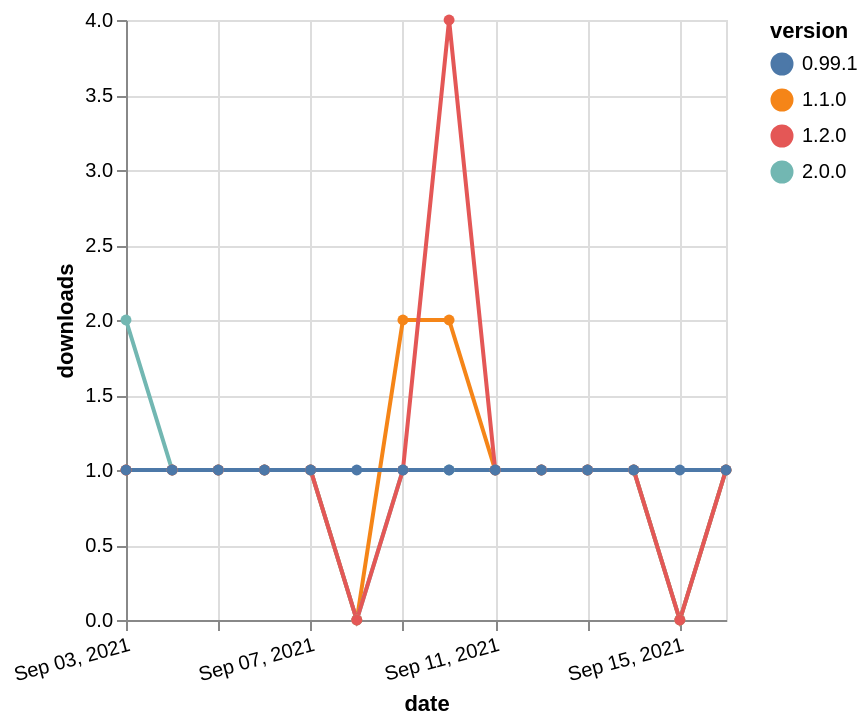

The Vega-Lite source for this figure:
### Vega-Lite specification from a JSON file in a GitHub repository (floating-point values rounded to 4 significant figures)
{"$schema": "https://vega.github.io/schema/vega-lite/v5.json", "description": "A simple bar chart with embedded data.", "data": {"values": [{"date": "2021-09-03", "total": 174, "delta": 1, "version": "1.1.0"}, {"date": "2021-09-04", "total": 175, "delta": 1, "version": "1.1.0"}, {"date": "2021-09-05", "total": 176, "delta": 1, "version": "1.1.0"}, {"date": "2021-09-06", "total": 177, "delta": 1, "version": "1.1.0"}, {"date": "2021-09-07", "total": 178, "delta": 1, "version": "1.1.0"}, {"date": "2021-09-08", "total": 178, "delta": 0, "version": "1.1.0"}, {"date": "2021-09-09", "total": 180, "delta": 2, "version": "1.1.0"}, {"date": "2021-09-10", "total": 182, "delta": 2, "version": "1.1.0"}, {"date": "2021-09-11", "total": 183, "delta": 1, "version": "1.1.0"}, {"date": "2021-09-12", "total": 184, "delta": 1, "version": "1.1.0"}, {"date": "2021-09-13", "total": 185, "delta": 1, "version": "1.1.0"}, {"date": "2021-09-14", "total": 186, "delta": 1, "version": "1.1.0"}, {"date": "2021-09-15", "total": 186, "delta": 0, "version": "1.1.0"}, {"date": "2021-09-16", "total": 187, "delta": 1, "version": "1.1.0"}, {"date": "2021-09-03", "total": 115, "delta": 2, "version": "2.0.0"}, {"date": "2021-09-04", "total": 116, "delta": 1, "version": "2.0.0"}, {"date": "2021-09-05", "total": 117, "delta": 1, "version": "2.0.0"}, {"date": "2021-09-06", "total": 118, "delta": 1, "version": "2.0.0"}, {"date": "2021-09-07", "total": 119, "delta": 1, "version": "2.0.0"}, {"date": "2021-09-08", "total": 119, "delta": 0, "version": "2.0.0"}, {"date": "2021-09-09", "total": 120, "delta": 1, "version": "2.0.0"}, {"date": "2021-09-10", "total": 121, "delta": 1, "version": "2.0.0"}, {"date": "2021-09-11", "total": 122, "delta": 1, "version": "2.0.0"}, {"date": "2021-09-12", "total": 123, "delta": 1, "version": "2.0.0"}, {"date": "2021-09-13", "total": 124, "delta": 1, "version": "2.0.0"}, {"date": "2021-09-14", "total": 125, "delta": 1, "version": "2.0.0"}, {"date": "2021-09-15", "total": 125, "delta": 0, "version": "2.0.0"}, {"date": "2021-09-16", "total": 126, "delta": 1, "version": "2.0.0"}, {"date": "2021-09-03", "total": 289, "delta": 1, "version": "1.2.0"}, {"date": "2021-09-04", "total": 290, "delta": 1, "version": "1.2.0"}, {"date": "2021-09-05", "total": 291, "delta": 1, "version": "1.2.0"}, {"date": "2021-09-06", "total": 292, "delta": 1, "version": "1.2.0"}, {"date": "2021-09-07", "total": 293, "delta": 1, "version": "1.2.0"}, {"date": "2021-09-08", "total": 293, "delta": 0, "version": "1.2.0"}, {"date": "2021-09-09", "total": 294, "delta": 1, "version": "1.2.0"}, {"date": "2021-09-10", "total": 298, "delta": 4, "version": "1.2.0"}, {"date": "2021-09-11", "total": 299, "delta": 1, "version": "1.2.0"}, {"date": "2021-09-12", "total": 300, "delta": 1, "version": "1.2.0"}, {"date": "2021-09-13", "total": 301, "delta": 1, "version": "1.2.0"}, {"date": "2021-09-14", "total": 302, "delta": 1, "version": "1.2.0"}, {"date": "2021-09-15", "total": 302, "delta": 0, "version": "1.2.0"}, {"date": "2021-09-16", "total": 303, "delta": 1, "version": "1.2.0"}, {"date": "2021-09-03", "total": 217, "delta": 1, "version": "0.99.1"}, {"date": "2021-09-04", "total": 218, "delta": 1, "version": "0.99.1"}, {"date": "2021-09-05", "total": 219, "delta": 1, "version": "0.99.1"}, {"date": "2021-09-06", "total": 220, "delta": 1, "version": "0.99.1"}, {"date": "2021-09-07", "total": 221, "delta": 1, "version": "0.99.1"}, {"date": "2021-09-08", "total": 222, "delta": 1, "version": "0.99.1"}, {"date": "2021-09-09", "total": 223, "delta": 1, "version": "0.99.1"}, {"date": "2021-09-10", "total": 224, "delta": 1, "version": "0.99.1"}, {"date": "2021-09-11", "total": 225, "delta": 1, "version": "0.99.1"}, {"date": "2021-09-12", "total": 226, "delta": 1, "version": "0.99.1"}, {"date": "2021-09-13", "total": 227, "delta": 1, "version": "0.99.1"}, {"date": "2021-09-14", "total": 228, "delta": 1, "version": "0.99.1"}, {"date": "2021-09-15", "total": 229, "delta": 1, "version": "0.99.1"}, {"date": "2021-09-16", "total": 230, "delta": 1, "version": "0.99.1"}]}, "width": "container", "mark": {"type": "line", "point": {"filled": true}}, "encoding": {"x": {"field": "date", "type": "temporal", "timeUnit": "yearmonthdate", "title": "date", "axis": {"labelAngle": -15}}, "y": {"field": "delta", "type": "quantitative", "title": "downloads"}, "color": {"field": "version", "type": "nominal"}, "tooltip": {"field": "delta"}}}
